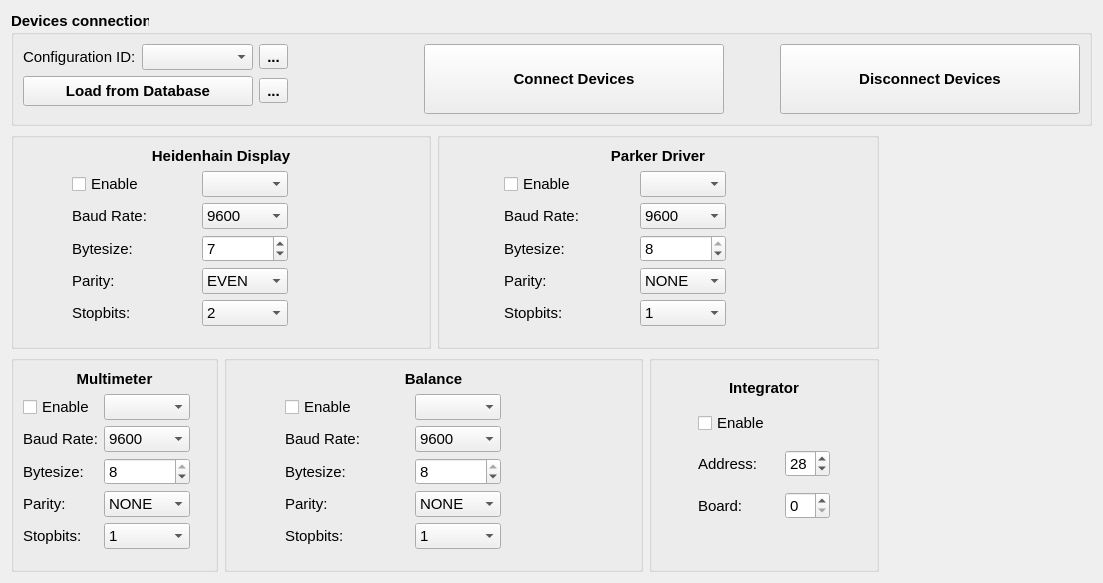
<?xml version="1.0" encoding="UTF-8"?>
<ui version="4.0">
 <class>wg_connection</class>
 <widget class="QWidget" name="wg_connection">
  <property name="geometry">
   <rect>
    <x>0</x>
    <y>0</y>
    <width>1103</width>
    <height>559</height>
   </rect>
  </property>
  <property name="font">
   <font>
    <pointsize>11</pointsize>
   </font>
  </property>
  <property name="windowTitle">
   <string>Connection</string>
  </property>
  <layout class="QGridLayout" name="gridLayout_3">
   <item row="0" column="0" colspan="5">
    <widget class="QGroupBox" name="groupBox_7">
     <property name="sizePolicy">
      <sizepolicy hsizetype="Preferred" vsizetype="Maximum">
       <horstretch>0</horstretch>
       <verstretch>0</verstretch>
      </sizepolicy>
     </property>
     <property name="font">
      <font>
       <weight>75</weight>
       <bold>true</bold>
      </font>
     </property>
     <property name="title">
      <string>Devices connection</string>
     </property>
     <layout class="QGridLayout" name="gridLayout_10">
      <item row="0" column="3" rowspan="2">
       <widget class="QPushButton" name="pbt_connect">
        <property name="minimumSize">
         <size>
          <width>300</width>
          <height>70</height>
         </size>
        </property>
        <property name="font">
         <font>
          <weight>75</weight>
          <bold>true</bold>
         </font>
        </property>
        <property name="text">
         <string>Connect Devices</string>
        </property>
       </widget>
      </item>
      <item row="0" column="5" rowspan="2">
       <widget class="QPushButton" name="pbt_disconnect">
        <property name="minimumSize">
         <size>
          <width>300</width>
          <height>70</height>
         </size>
        </property>
        <property name="font">
         <font>
          <weight>75</weight>
          <bold>true</bold>
         </font>
        </property>
        <property name="text">
         <string>Disconnect Devices</string>
        </property>
       </widget>
      </item>
      <item row="0" column="2">
       <spacer name="horizontalSpacer_3">
        <property name="orientation">
         <enum>Qt::Horizontal</enum>
        </property>
        <property name="sizeHint" stdset="0">
         <size>
          <width>40</width>
          <height>20</height>
         </size>
        </property>
       </spacer>
      </item>
      <item row="0" column="4">
       <spacer name="horizontalSpacer_2">
        <property name="orientation">
         <enum>Qt::Horizontal</enum>
        </property>
        <property name="sizeType">
         <enum>QSizePolicy::Fixed</enum>
        </property>
        <property name="sizeHint" stdset="0">
         <size>
          <width>50</width>
          <height>20</height>
         </size>
        </property>
       </spacer>
      </item>
      <item row="0" column="0">
       <widget class="QFrame" name="fm_load_db">
        <property name="frameShape">
         <enum>QFrame::NoFrame</enum>
        </property>
        <property name="frameShadow">
         <enum>QFrame::Plain</enum>
        </property>
        <layout class="QGridLayout" name="gridLayout">
         <property name="margin">
          <number>0</number>
         </property>
         <property name="spacing">
          <number>6</number>
         </property>
         <item row="0" column="0" colspan="2">
          <layout class="QHBoxLayout" name="horizontalLayout_2">
           <item>
            <widget class="QLabel" name="label_5">
             <property name="font">
              <font>
               <weight>50</weight>
               <bold>false</bold>
              </font>
             </property>
             <property name="text">
              <string>Configuration ID:</string>
             </property>
            </widget>
           </item>
           <item>
            <widget class="QComboBox" name="cmb_idn">
             <property name="font">
              <font>
               <weight>50</weight>
               <bold>false</bold>
              </font>
             </property>
            </widget>
           </item>
           <item>
            <widget class="QToolButton" name="tbt_update_idn">
             <property name="text">
              <string>...</string>
             </property>
             <property name="icon">
              <iconset>
               <normaloff>../../resources/img/refresh.svg</normaloff>../../resources/img/refresh.svg</iconset>
             </property>
             <property name="iconSize">
              <size>
               <width>24</width>
               <height>24</height>
              </size>
             </property>
            </widget>
           </item>
          </layout>
         </item>
         <item row="1" column="0">
          <widget class="QPushButton" name="pbt_load_db">
           <property name="minimumSize">
            <size>
             <width>230</width>
             <height>30</height>
            </size>
           </property>
           <property name="maximumSize">
            <size>
             <width>250</width>
             <height>16777215</height>
            </size>
           </property>
           <property name="text">
            <string>Load from Database</string>
           </property>
          </widget>
         </item>
         <item row="1" column="1">
          <widget class="QToolButton" name="tbt_save_db">
           <property name="text">
            <string>...</string>
           </property>
           <property name="icon">
            <iconset>
             <normaloff>../../resources/img/database_plus.svg</normaloff>../../resources/img/database_plus.svg</iconset>
           </property>
           <property name="iconSize">
            <size>
             <width>24</width>
             <height>24</height>
            </size>
           </property>
          </widget>
         </item>
        </layout>
       </widget>
      </item>
     </layout>
    </widget>
   </item>
   <item row="1" column="0" colspan="2">
    <widget class="QGroupBox" name="groupBox_6">
     <property name="enabled">
      <bool>true</bool>
     </property>
     <property name="title">
      <string/>
     </property>
     <layout class="QVBoxLayout" name="verticalLayout_4">
      <property name="leftMargin">
       <number>9</number>
      </property>
      <property name="rightMargin">
       <number>9</number>
      </property>
      <property name="bottomMargin">
       <number>20</number>
      </property>
      <item>
       <widget class="QLabel" name="label_14">
        <property name="font">
         <font>
          <weight>75</weight>
          <bold>true</bold>
         </font>
        </property>
        <property name="text">
         <string>Heidenhain Display</string>
        </property>
        <property name="alignment">
         <set>Qt::AlignCenter</set>
        </property>
       </widget>
      </item>
      <item>
       <layout class="QGridLayout" name="gridLayout_7">
        <item row="0" column="0">
         <widget class="QCheckBox" name="chb_display_enable">
          <property name="sizePolicy">
           <sizepolicy hsizetype="Maximum" vsizetype="Preferred">
            <horstretch>0</horstretch>
            <verstretch>0</verstretch>
           </sizepolicy>
          </property>
          <property name="text">
           <string>Enable</string>
          </property>
         </widget>
        </item>
        <item row="3" column="1">
         <widget class="QComboBox" name="cmb_display_parity">
          <property name="currentIndex">
           <number>1</number>
          </property>
          <item>
           <property name="text">
            <string>NONE</string>
           </property>
          </item>
          <item>
           <property name="text">
            <string>EVEN</string>
           </property>
          </item>
          <item>
           <property name="text">
            <string>ODD</string>
           </property>
          </item>
          <item>
           <property name="text">
            <string>MARK</string>
           </property>
          </item>
          <item>
           <property name="text">
            <string>SPACE</string>
           </property>
          </item>
         </widget>
        </item>
        <item row="0" column="1">
         <widget class="QComboBox" name="cmb_display_port">
          <property name="sizePolicy">
           <sizepolicy hsizetype="Maximum" vsizetype="Preferred">
            <horstretch>0</horstretch>
            <verstretch>0</verstretch>
           </sizepolicy>
          </property>
         </widget>
        </item>
        <item row="1" column="0">
         <widget class="QLabel" name="label_17">
          <property name="sizePolicy">
           <sizepolicy hsizetype="Maximum" vsizetype="Preferred">
            <horstretch>0</horstretch>
            <verstretch>0</verstretch>
           </sizepolicy>
          </property>
          <property name="text">
           <string>Baud Rate:</string>
          </property>
         </widget>
        </item>
        <item row="0" column="2">
         <widget class="QLabel" name="la_display_led">
          <property name="enabled">
           <bool>false</bool>
          </property>
          <property name="sizePolicy">
           <sizepolicy hsizetype="Fixed" vsizetype="Fixed">
            <horstretch>0</horstretch>
            <verstretch>0</verstretch>
           </sizepolicy>
          </property>
          <property name="minimumSize">
           <size>
            <width>0</width>
            <height>0</height>
           </size>
          </property>
          <property name="maximumSize">
           <size>
            <width>24</width>
            <height>24</height>
           </size>
          </property>
          <property name="text">
           <string/>
          </property>
          <property name="pixmap">
           <pixmap>../../resources/img/green_light.png</pixmap>
          </property>
          <property name="scaledContents">
           <bool>true</bool>
          </property>
          <property name="alignment">
           <set>Qt::AlignCenter</set>
          </property>
         </widget>
        </item>
        <item row="1" column="1">
         <widget class="QComboBox" name="cmb_display_baudrate">
          <property name="sizePolicy">
           <sizepolicy hsizetype="Preferred" vsizetype="Preferred">
            <horstretch>0</horstretch>
            <verstretch>0</verstretch>
           </sizepolicy>
          </property>
          <property name="currentIndex">
           <number>5</number>
          </property>
          <item>
           <property name="text">
            <string>300</string>
           </property>
          </item>
          <item>
           <property name="text">
            <string>600</string>
           </property>
          </item>
          <item>
           <property name="text">
            <string>1200</string>
           </property>
          </item>
          <item>
           <property name="text">
            <string>2400</string>
           </property>
          </item>
          <item>
           <property name="text">
            <string>4800</string>
           </property>
          </item>
          <item>
           <property name="text">
            <string>9600</string>
           </property>
          </item>
          <item>
           <property name="text">
            <string>19200</string>
           </property>
          </item>
         </widget>
        </item>
        <item row="2" column="1">
         <widget class="QSpinBox" name="sb_display_bytesize">
          <property name="minimum">
           <number>5</number>
          </property>
          <property name="maximum">
           <number>8</number>
          </property>
          <property name="value">
           <number>7</number>
          </property>
         </widget>
        </item>
        <item row="2" column="0">
         <widget class="QLabel" name="label_2">
          <property name="text">
           <string>Bytesize:</string>
          </property>
         </widget>
        </item>
        <item row="4" column="0">
         <widget class="QLabel" name="label_8">
          <property name="text">
           <string>Stopbits:</string>
          </property>
         </widget>
        </item>
        <item row="4" column="1">
         <widget class="QComboBox" name="cmb_display_stopbits">
          <property name="currentIndex">
           <number>2</number>
          </property>
          <item>
           <property name="text">
            <string>1</string>
           </property>
          </item>
          <item>
           <property name="text">
            <string>1.5</string>
           </property>
          </item>
          <item>
           <property name="text">
            <string>2</string>
           </property>
          </item>
         </widget>
        </item>
        <item row="3" column="0">
         <widget class="QLabel" name="label_7">
          <property name="text">
           <string>Parity:</string>
          </property>
         </widget>
        </item>
       </layout>
      </item>
     </layout>
    </widget>
   </item>
   <item row="1" column="2" colspan="2">
    <widget class="QGroupBox" name="groupBox_8">
     <property name="enabled">
      <bool>true</bool>
     </property>
     <property name="title">
      <string/>
     </property>
     <layout class="QVBoxLayout" name="verticalLayout_5">
      <property name="leftMargin">
       <number>9</number>
      </property>
      <property name="rightMargin">
       <number>9</number>
      </property>
      <property name="bottomMargin">
       <number>20</number>
      </property>
      <item>
       <widget class="QLabel" name="label_15">
        <property name="font">
         <font>
          <weight>75</weight>
          <bold>true</bold>
         </font>
        </property>
        <property name="text">
         <string>Parker Driver</string>
        </property>
        <property name="alignment">
         <set>Qt::AlignCenter</set>
        </property>
       </widget>
      </item>
      <item>
       <layout class="QGridLayout" name="gridLayout_8">
        <item row="1" column="1">
         <widget class="QComboBox" name="cmb_driver_baudrate">
          <property name="sizePolicy">
           <sizepolicy hsizetype="Preferred" vsizetype="Preferred">
            <horstretch>0</horstretch>
            <verstretch>0</verstretch>
           </sizepolicy>
          </property>
          <property name="currentIndex">
           <number>5</number>
          </property>
          <item>
           <property name="text">
            <string>300</string>
           </property>
          </item>
          <item>
           <property name="text">
            <string>600</string>
           </property>
          </item>
          <item>
           <property name="text">
            <string>1200</string>
           </property>
          </item>
          <item>
           <property name="text">
            <string>2400</string>
           </property>
          </item>
          <item>
           <property name="text">
            <string>4800</string>
           </property>
          </item>
          <item>
           <property name="text">
            <string>9600</string>
           </property>
          </item>
          <item>
           <property name="text">
            <string>19200</string>
           </property>
          </item>
         </widget>
        </item>
        <item row="1" column="0">
         <widget class="QLabel" name="label_18">
          <property name="sizePolicy">
           <sizepolicy hsizetype="Maximum" vsizetype="Preferred">
            <horstretch>0</horstretch>
            <verstretch>0</verstretch>
           </sizepolicy>
          </property>
          <property name="text">
           <string>Baud Rate:</string>
          </property>
         </widget>
        </item>
        <item row="2" column="0">
         <widget class="QLabel" name="label_9">
          <property name="text">
           <string>Bytesize:</string>
          </property>
         </widget>
        </item>
        <item row="0" column="2">
         <widget class="QLabel" name="la_driver_led">
          <property name="enabled">
           <bool>false</bool>
          </property>
          <property name="sizePolicy">
           <sizepolicy hsizetype="Fixed" vsizetype="Fixed">
            <horstretch>0</horstretch>
            <verstretch>0</verstretch>
           </sizepolicy>
          </property>
          <property name="minimumSize">
           <size>
            <width>0</width>
            <height>0</height>
           </size>
          </property>
          <property name="maximumSize">
           <size>
            <width>24</width>
            <height>24</height>
           </size>
          </property>
          <property name="text">
           <string/>
          </property>
          <property name="pixmap">
           <pixmap>../../resources/img/green_light.png</pixmap>
          </property>
          <property name="scaledContents">
           <bool>true</bool>
          </property>
          <property name="alignment">
           <set>Qt::AlignCenter</set>
          </property>
         </widget>
        </item>
        <item row="3" column="0">
         <widget class="QLabel" name="label_11">
          <property name="text">
           <string>Parity:</string>
          </property>
         </widget>
        </item>
        <item row="0" column="1">
         <widget class="QComboBox" name="cmb_driver_port">
          <property name="sizePolicy">
           <sizepolicy hsizetype="Maximum" vsizetype="Preferred">
            <horstretch>0</horstretch>
            <verstretch>0</verstretch>
           </sizepolicy>
          </property>
         </widget>
        </item>
        <item row="0" column="0">
         <widget class="QCheckBox" name="chb_driver_enable">
          <property name="sizePolicy">
           <sizepolicy hsizetype="Maximum" vsizetype="Preferred">
            <horstretch>0</horstretch>
            <verstretch>0</verstretch>
           </sizepolicy>
          </property>
          <property name="text">
           <string>Enable</string>
          </property>
         </widget>
        </item>
        <item row="4" column="0">
         <widget class="QLabel" name="label_19">
          <property name="text">
           <string>Stopbits:</string>
          </property>
         </widget>
        </item>
        <item row="3" column="1">
         <widget class="QComboBox" name="cmb_driver_parity">
          <item>
           <property name="text">
            <string>NONE</string>
           </property>
          </item>
          <item>
           <property name="text">
            <string>EVEN</string>
           </property>
          </item>
          <item>
           <property name="text">
            <string>ODD</string>
           </property>
          </item>
          <item>
           <property name="text">
            <string>MARK</string>
           </property>
          </item>
          <item>
           <property name="text">
            <string>SPACE</string>
           </property>
          </item>
         </widget>
        </item>
        <item row="4" column="1">
         <widget class="QComboBox" name="cmb_driver_stopbits">
          <item>
           <property name="text">
            <string>1</string>
           </property>
          </item>
          <item>
           <property name="text">
            <string>1.5</string>
           </property>
          </item>
          <item>
           <property name="text">
            <string>2</string>
           </property>
          </item>
         </widget>
        </item>
        <item row="2" column="1">
         <widget class="QSpinBox" name="sb_driver_bytesize">
          <property name="minimum">
           <number>5</number>
          </property>
          <property name="maximum">
           <number>8</number>
          </property>
          <property name="value">
           <number>8</number>
          </property>
         </widget>
        </item>
       </layout>
      </item>
     </layout>
    </widget>
   </item>
   <item row="1" column="4" rowspan="2">
    <widget class="QLabel" name="label">
     <property name="text">
      <string/>
     </property>
     <property name="pixmap">
      <pixmap>../../resources/img/helmholtz.jpg</pixmap>
     </property>
     <property name="scaledContents">
      <bool>false</bool>
     </property>
    </widget>
   </item>
   <item row="2" column="0">
    <widget class="QGroupBox" name="groupBox_5">
     <property name="enabled">
      <bool>true</bool>
     </property>
     <property name="title">
      <string/>
     </property>
     <layout class="QVBoxLayout" name="verticalLayout_3">
      <property name="leftMargin">
       <number>9</number>
      </property>
      <property name="rightMargin">
       <number>9</number>
      </property>
      <property name="bottomMargin">
       <number>20</number>
      </property>
      <item>
       <widget class="QLabel" name="label_13">
        <property name="font">
         <font>
          <weight>75</weight>
          <bold>true</bold>
         </font>
        </property>
        <property name="text">
         <string>Multimeter</string>
        </property>
        <property name="alignment">
         <set>Qt::AlignCenter</set>
        </property>
       </widget>
      </item>
      <item>
       <layout class="QGridLayout" name="gridLayout_5">
        <item row="0" column="0">
         <widget class="QCheckBox" name="chb_multimeter_enable">
          <property name="sizePolicy">
           <sizepolicy hsizetype="Maximum" vsizetype="Preferred">
            <horstretch>0</horstretch>
            <verstretch>0</verstretch>
           </sizepolicy>
          </property>
          <property name="text">
           <string>Enable</string>
          </property>
         </widget>
        </item>
        <item row="2" column="0">
         <widget class="QLabel" name="label_10">
          <property name="text">
           <string>Bytesize:</string>
          </property>
         </widget>
        </item>
        <item row="0" column="1">
         <widget class="QComboBox" name="cmb_multimeter_port">
          <property name="sizePolicy">
           <sizepolicy hsizetype="Maximum" vsizetype="Preferred">
            <horstretch>0</horstretch>
            <verstretch>0</verstretch>
           </sizepolicy>
          </property>
         </widget>
        </item>
        <item row="3" column="0">
         <widget class="QLabel" name="label_12">
          <property name="text">
           <string>Parity:</string>
          </property>
         </widget>
        </item>
        <item row="0" column="2">
         <widget class="QLabel" name="la_multimeter_led">
          <property name="enabled">
           <bool>false</bool>
          </property>
          <property name="sizePolicy">
           <sizepolicy hsizetype="Fixed" vsizetype="Fixed">
            <horstretch>0</horstretch>
            <verstretch>0</verstretch>
           </sizepolicy>
          </property>
          <property name="minimumSize">
           <size>
            <width>0</width>
            <height>0</height>
           </size>
          </property>
          <property name="maximumSize">
           <size>
            <width>24</width>
            <height>24</height>
           </size>
          </property>
          <property name="text">
           <string/>
          </property>
          <property name="pixmap">
           <pixmap>../../resources/img/green_light.png</pixmap>
          </property>
          <property name="scaledContents">
           <bool>true</bool>
          </property>
          <property name="alignment">
           <set>Qt::AlignCenter</set>
          </property>
         </widget>
        </item>
        <item row="1" column="0">
         <widget class="QLabel" name="label_16">
          <property name="sizePolicy">
           <sizepolicy hsizetype="Maximum" vsizetype="Preferred">
            <horstretch>0</horstretch>
            <verstretch>0</verstretch>
           </sizepolicy>
          </property>
          <property name="text">
           <string>Baud Rate:</string>
          </property>
         </widget>
        </item>
        <item row="1" column="1">
         <widget class="QComboBox" name="cmb_multimeter_baudrate">
          <property name="sizePolicy">
           <sizepolicy hsizetype="Preferred" vsizetype="Preferred">
            <horstretch>0</horstretch>
            <verstretch>0</verstretch>
           </sizepolicy>
          </property>
          <property name="currentIndex">
           <number>5</number>
          </property>
          <item>
           <property name="text">
            <string>300</string>
           </property>
          </item>
          <item>
           <property name="text">
            <string>600</string>
           </property>
          </item>
          <item>
           <property name="text">
            <string>1200</string>
           </property>
          </item>
          <item>
           <property name="text">
            <string>2400</string>
           </property>
          </item>
          <item>
           <property name="text">
            <string>4800</string>
           </property>
          </item>
          <item>
           <property name="text">
            <string>9600</string>
           </property>
          </item>
          <item>
           <property name="text">
            <string>19200</string>
           </property>
          </item>
         </widget>
        </item>
        <item row="4" column="0">
         <widget class="QLabel" name="label_20">
          <property name="text">
           <string>Stopbits:</string>
          </property>
         </widget>
        </item>
        <item row="3" column="1">
         <widget class="QComboBox" name="cmb_multimeter_parity">
          <item>
           <property name="text">
            <string>NONE</string>
           </property>
          </item>
          <item>
           <property name="text">
            <string>EVEN</string>
           </property>
          </item>
          <item>
           <property name="text">
            <string>ODD</string>
           </property>
          </item>
          <item>
           <property name="text">
            <string>MARK</string>
           </property>
          </item>
          <item>
           <property name="text">
            <string>SPACE</string>
           </property>
          </item>
         </widget>
        </item>
        <item row="4" column="1">
         <widget class="QComboBox" name="cmb_multimeter_stopbits">
          <item>
           <property name="text">
            <string>1</string>
           </property>
          </item>
          <item>
           <property name="text">
            <string>1.5</string>
           </property>
          </item>
          <item>
           <property name="text">
            <string>2</string>
           </property>
          </item>
         </widget>
        </item>
        <item row="2" column="1">
         <widget class="QSpinBox" name="sb_multimeter_bytesize">
          <property name="minimum">
           <number>5</number>
          </property>
          <property name="maximum">
           <number>8</number>
          </property>
          <property name="value">
           <number>8</number>
          </property>
         </widget>
        </item>
       </layout>
      </item>
     </layout>
    </widget>
   </item>
   <item row="2" column="1" colspan="2">
    <widget class="QGroupBox" name="groupBox_9">
     <property name="enabled">
      <bool>true</bool>
     </property>
     <property name="title">
      <string/>
     </property>
     <layout class="QVBoxLayout" name="verticalLayout_7">
      <property name="leftMargin">
       <number>9</number>
      </property>
      <property name="rightMargin">
       <number>9</number>
      </property>
      <property name="bottomMargin">
       <number>20</number>
      </property>
      <item>
       <widget class="QLabel" name="label_26">
        <property name="sizePolicy">
         <sizepolicy hsizetype="Preferred" vsizetype="Preferred">
          <horstretch>0</horstretch>
          <verstretch>0</verstretch>
         </sizepolicy>
        </property>
        <property name="font">
         <font>
          <weight>75</weight>
          <bold>true</bold>
         </font>
        </property>
        <property name="text">
         <string>Balance</string>
        </property>
        <property name="alignment">
         <set>Qt::AlignCenter</set>
        </property>
       </widget>
      </item>
      <item>
       <layout class="QGridLayout" name="gridLayout_11">
        <item row="0" column="0">
         <widget class="QCheckBox" name="chb_balance_enable">
          <property name="sizePolicy">
           <sizepolicy hsizetype="Maximum" vsizetype="Preferred">
            <horstretch>0</horstretch>
            <verstretch>0</verstretch>
           </sizepolicy>
          </property>
          <property name="text">
           <string>Enable</string>
          </property>
         </widget>
        </item>
        <item row="2" column="0">
         <widget class="QLabel" name="label_27">
          <property name="text">
           <string>Bytesize:</string>
          </property>
         </widget>
        </item>
        <item row="0" column="1">
         <widget class="QComboBox" name="cmb_balance_port">
          <property name="sizePolicy">
           <sizepolicy hsizetype="Maximum" vsizetype="Preferred">
            <horstretch>0</horstretch>
            <verstretch>0</verstretch>
           </sizepolicy>
          </property>
         </widget>
        </item>
        <item row="3" column="0">
         <widget class="QLabel" name="label_28">
          <property name="text">
           <string>Parity:</string>
          </property>
         </widget>
        </item>
        <item row="0" column="2">
         <widget class="QLabel" name="la_balance_led">
          <property name="enabled">
           <bool>false</bool>
          </property>
          <property name="sizePolicy">
           <sizepolicy hsizetype="Fixed" vsizetype="Fixed">
            <horstretch>0</horstretch>
            <verstretch>0</verstretch>
           </sizepolicy>
          </property>
          <property name="minimumSize">
           <size>
            <width>0</width>
            <height>0</height>
           </size>
          </property>
          <property name="maximumSize">
           <size>
            <width>24</width>
            <height>24</height>
           </size>
          </property>
          <property name="text">
           <string/>
          </property>
          <property name="pixmap">
           <pixmap>../../resources/img/green_light.png</pixmap>
          </property>
          <property name="scaledContents">
           <bool>true</bool>
          </property>
          <property name="alignment">
           <set>Qt::AlignCenter</set>
          </property>
         </widget>
        </item>
        <item row="1" column="0">
         <widget class="QLabel" name="label_29">
          <property name="sizePolicy">
           <sizepolicy hsizetype="Maximum" vsizetype="Preferred">
            <horstretch>0</horstretch>
            <verstretch>0</verstretch>
           </sizepolicy>
          </property>
          <property name="text">
           <string>Baud Rate:</string>
          </property>
         </widget>
        </item>
        <item row="1" column="1">
         <widget class="QComboBox" name="cmb_balance_baudrate">
          <property name="sizePolicy">
           <sizepolicy hsizetype="Preferred" vsizetype="Preferred">
            <horstretch>0</horstretch>
            <verstretch>0</verstretch>
           </sizepolicy>
          </property>
          <property name="currentIndex">
           <number>5</number>
          </property>
          <item>
           <property name="text">
            <string>300</string>
           </property>
          </item>
          <item>
           <property name="text">
            <string>600</string>
           </property>
          </item>
          <item>
           <property name="text">
            <string>1200</string>
           </property>
          </item>
          <item>
           <property name="text">
            <string>2400</string>
           </property>
          </item>
          <item>
           <property name="text">
            <string>4800</string>
           </property>
          </item>
          <item>
           <property name="text">
            <string>9600</string>
           </property>
          </item>
          <item>
           <property name="text">
            <string>19200</string>
           </property>
          </item>
         </widget>
        </item>
        <item row="4" column="0">
         <widget class="QLabel" name="label_30">
          <property name="text">
           <string>Stopbits:</string>
          </property>
         </widget>
        </item>
        <item row="3" column="1">
         <widget class="QComboBox" name="cmb_balance_parity">
          <item>
           <property name="text">
            <string>NONE</string>
           </property>
          </item>
          <item>
           <property name="text">
            <string>EVEN</string>
           </property>
          </item>
          <item>
           <property name="text">
            <string>ODD</string>
           </property>
          </item>
          <item>
           <property name="text">
            <string>MARK</string>
           </property>
          </item>
          <item>
           <property name="text">
            <string>SPACE</string>
           </property>
          </item>
         </widget>
        </item>
        <item row="4" column="1">
         <widget class="QComboBox" name="cmb_balance_stopbits">
          <item>
           <property name="text">
            <string>1</string>
           </property>
          </item>
          <item>
           <property name="text">
            <string>1.5</string>
           </property>
          </item>
          <item>
           <property name="text">
            <string>2</string>
           </property>
          </item>
         </widget>
        </item>
        <item row="2" column="1">
         <widget class="QSpinBox" name="sb_balance_bytesize">
          <property name="minimum">
           <number>5</number>
          </property>
          <property name="maximum">
           <number>8</number>
          </property>
          <property name="value">
           <number>8</number>
          </property>
         </widget>
        </item>
       </layout>
      </item>
     </layout>
    </widget>
   </item>
   <item row="2" column="3">
    <widget class="QGroupBox" name="groupBox_2">
     <property name="sizePolicy">
      <sizepolicy hsizetype="Preferred" vsizetype="Preferred">
       <horstretch>0</horstretch>
       <verstretch>0</verstretch>
      </sizepolicy>
     </property>
     <property name="minimumSize">
      <size>
       <width>230</width>
       <height>0</height>
      </size>
     </property>
     <property name="title">
      <string/>
     </property>
     <layout class="QGridLayout" name="gridLayout_6">
      <property name="leftMargin">
       <number>15</number>
      </property>
      <property name="topMargin">
       <number>10</number>
      </property>
      <property name="rightMargin">
       <number>15</number>
      </property>
      <property name="bottomMargin">
       <number>20</number>
      </property>
      <item row="2" column="0">
       <spacer name="verticalSpacer">
        <property name="orientation">
         <enum>Qt::Vertical</enum>
        </property>
        <property name="sizeType">
         <enum>QSizePolicy::Fixed</enum>
        </property>
        <property name="sizeHint" stdset="0">
         <size>
          <width>20</width>
          <height>30</height>
         </size>
        </property>
       </spacer>
      </item>
      <item row="1" column="0">
       <layout class="QGridLayout" name="gridLayout_2">
        <property name="spacing">
         <number>15</number>
        </property>
        <item row="1" column="2">
         <widget class="QSpinBox" name="sb_integrator_address">
          <property name="sizePolicy">
           <sizepolicy hsizetype="Preferred" vsizetype="Fixed">
            <horstretch>0</horstretch>
            <verstretch>0</verstretch>
           </sizepolicy>
          </property>
          <property name="value">
           <number>28</number>
          </property>
         </widget>
        </item>
        <item row="2" column="2">
         <widget class="QSpinBox" name="sb_integrator_board"/>
        </item>
        <item row="1" column="1">
         <widget class="QLabel" name="label_3">
          <property name="text">
           <string>Address:</string>
          </property>
         </widget>
        </item>
        <item row="2" column="1">
         <widget class="QLabel" name="label_4">
          <property name="text">
           <string>Board:</string>
          </property>
         </widget>
        </item>
        <item row="0" column="2">
         <widget class="QLabel" name="la_integrator_led">
          <property name="enabled">
           <bool>false</bool>
          </property>
          <property name="sizePolicy">
           <sizepolicy hsizetype="Fixed" vsizetype="Fixed">
            <horstretch>0</horstretch>
            <verstretch>0</verstretch>
           </sizepolicy>
          </property>
          <property name="minimumSize">
           <size>
            <width>0</width>
            <height>0</height>
           </size>
          </property>
          <property name="maximumSize">
           <size>
            <width>24</width>
            <height>24</height>
           </size>
          </property>
          <property name="text">
           <string/>
          </property>
          <property name="pixmap">
           <pixmap>../../resources/img/green_light.png</pixmap>
          </property>
          <property name="scaledContents">
           <bool>true</bool>
          </property>
         </widget>
        </item>
        <item row="0" column="1">
         <widget class="QCheckBox" name="chb_integrator_enable">
          <property name="sizePolicy">
           <sizepolicy hsizetype="Maximum" vsizetype="Fixed">
            <horstretch>0</horstretch>
            <verstretch>0</verstretch>
           </sizepolicy>
          </property>
          <property name="text">
           <string>Enable</string>
          </property>
         </widget>
        </item>
       </layout>
      </item>
      <item row="0" column="0">
       <widget class="QLabel" name="label_6">
        <property name="font">
         <font>
          <weight>75</weight>
          <bold>true</bold>
         </font>
        </property>
        <property name="text">
         <string>Integrator</string>
        </property>
        <property name="alignment">
         <set>Qt::AlignCenter</set>
        </property>
       </widget>
      </item>
     </layout>
     <zorder>label_6</zorder>
     <zorder>verticalSpacer</zorder>
     <zorder></zorder>
    </widget>
   </item>
  </layout>
 </widget>
 <tabstops>
  <tabstop>cmb_idn</tabstop>
  <tabstop>tbt_update_idn</tabstop>
  <tabstop>pbt_connect</tabstop>
  <tabstop>pbt_disconnect</tabstop>
  <tabstop>sb_integrator_address</tabstop>
  <tabstop>chb_multimeter_enable</tabstop>
  <tabstop>cmb_multimeter_port</tabstop>
  <tabstop>cmb_multimeter_baudrate</tabstop>
 </tabstops>
 <resources/>
 <connections/>
</ui>
